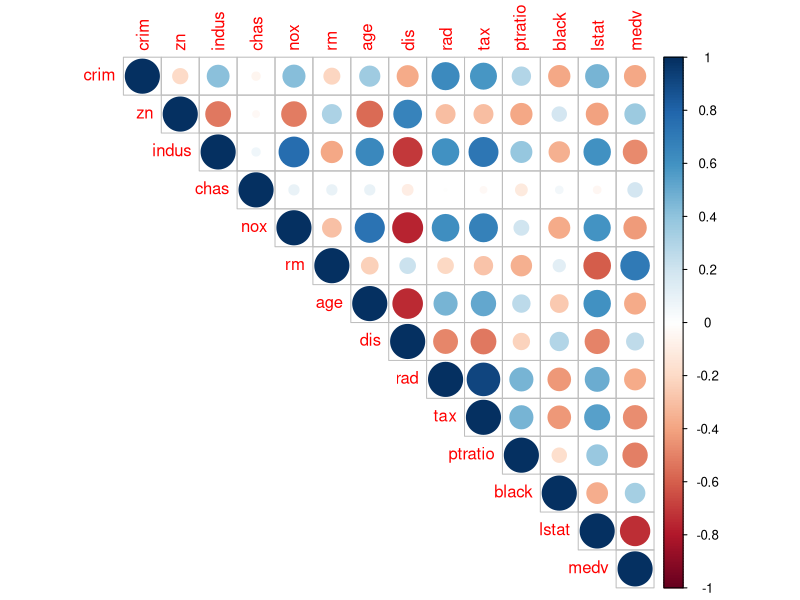
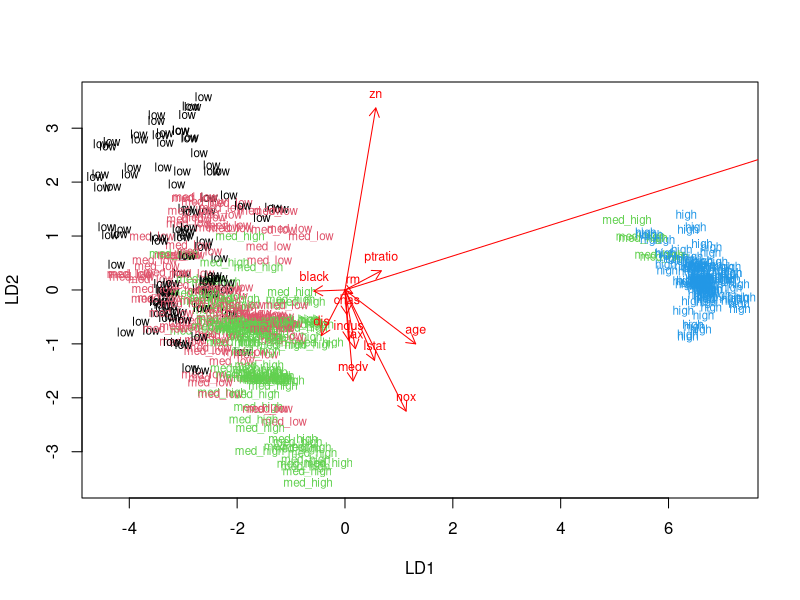
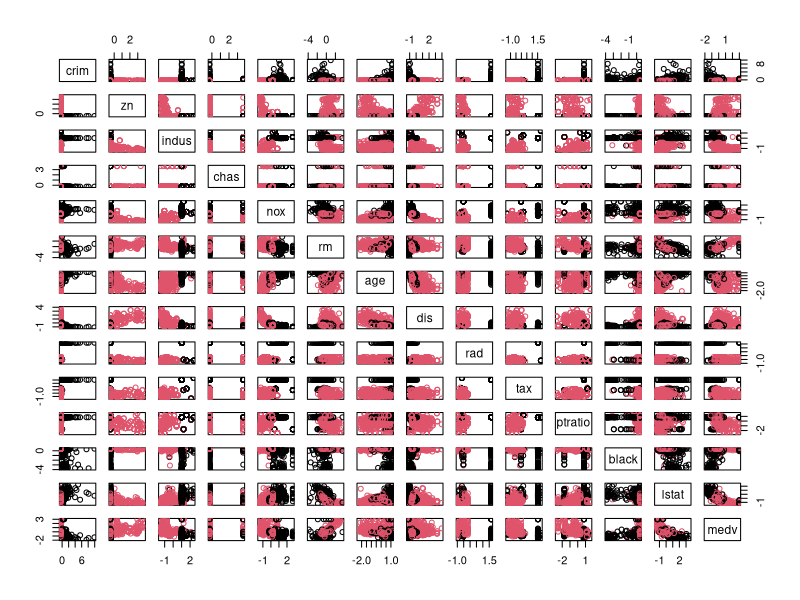
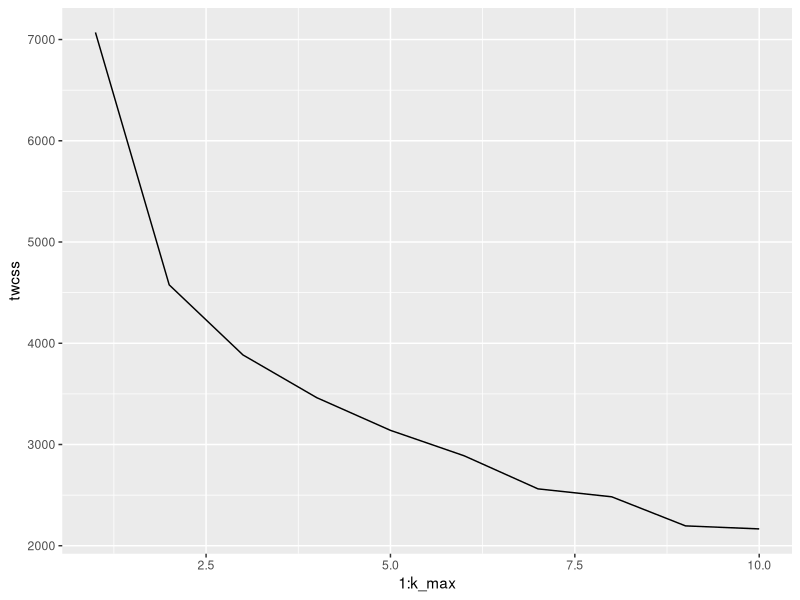
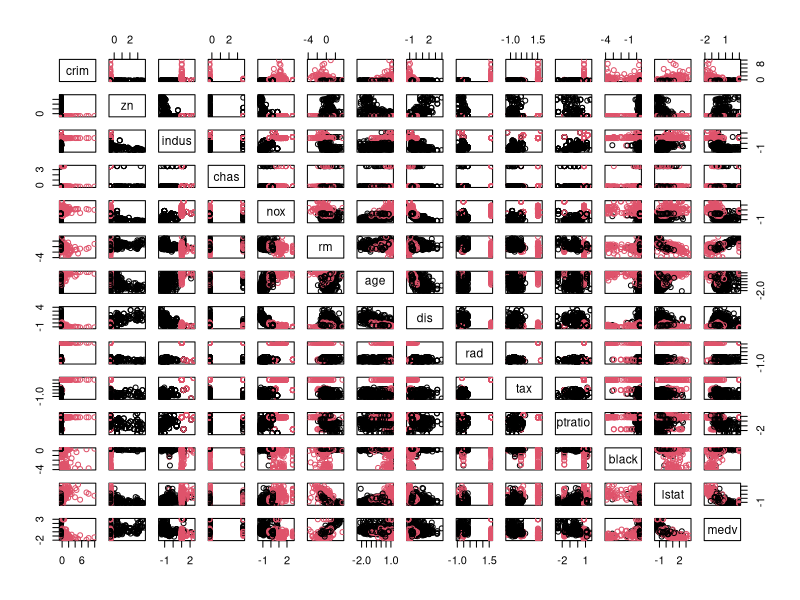

The R source for these figures, in order:
## ---- chunk 1
# Loading the Boston dataset from the Mass package.
library(MASS)
library(ggplot2)
data("Boston")

summary(Boston)
str(Boston)

#This dataset has 506 observations and  14 variables. It contains information about Housing Values in the suburbs of Boston. 
#The dataframe  consists of the following columns: per capita crime rate by town (crim), proportion of residential land zoned for lots over 25,000 sq.ft (zn), proportion of non-retail business acres per town (indus), Charles River dummy variable (chas), nitrogen oxides concentration (nox), average number of rooms per dwelling (rm) proportion of owner-occupied units built prior to 1940 (age), weighted mean of distances to five Boston employment centres (dis), index of accessibility to radial highways (rad), full-value property-tax rate per $10,000 (tax), pupil-teacher ratio by town(ptratio), the proportion of blacks by town (black), lower status of the population % (lstat), median value of owner-occpupied homes in  $1000s  (medv).


#Visualization
library(MASS)
library(tidyr)
library(corrplot)
library(ggplot2)


# calculate the correlation matrix
cor_matrix <- cor(Boston) 

#round the matrix
cor_matrix2 <- round(cor_matrix,digits=2)

#plot matrix
corrplot(cor_matrix2, method="circle", type = 'upper')

# From this correlation matrix we can see e.g.  that the crime rate correlates quite strongly positively with rad, tax and even lstat. So accessibility to radial highways and the lower status of the population increase the crime rate, but so does the full-value property-tax rate. Variable Dis  has strong negative correlation with age, nox and indus instead. => So the weighted mean distance to the employment centers correlates negatively with the amount of pollution, porpotion of non-retail business acres and porpotion of units built before 1940. So further away from employment centers there is less pollution but also less business acres and so on.


## ---- chunk 2

library(MASS)
data("Boston")

#  "Scaling is a technique for comparing data that isn’t measured in the same way. It is normalization of the dataset. In the scaling we subtract the column means from the corresponding columns and divide the difference with standard deviation. When working with vectors or columns in a data frame, scaling is frequently employed." Source: https://www.r-bloggers.com/2021/12/how-to-use-the-scale-function-in-r/

# center and standardize variables
boston_scaled1 <- scale(Boston)

# summaries of the scaled variables
summary(boston_scaled1)

# class of the boston_scaled object
class(boston_scaled1)

# change the object to data frame and view data
boston_scaled <- as.data.frame(boston_scaled1)
View(boston_scaled)


#boston_scaled$crim <- as.numeric(boston_scaled$crim)

# summary of the scaled crime rate
summary(boston_scaled$crim)

# create a quantile vector of crim and print it
bins <- quantile(boston_scaled$crim)
bins

# create a categorical variable 'crime'
quantile_names <- c("low", "med_low", "med_high", "high") 

crime <- cut(boston_scaled$crim, breaks = bins, label = quantile_names, include.lowest = TRUE)

# look at the table of the new factor crime
table(crime)

# remove original crim from the dataset
boston_scaled <- dplyr::select(boston_scaled, -crim)

# add the new categorical value to scaled data
boston_scaled <- data.frame(boston_scaled, crime)


#CREATING A TRAIN AND A TEST SET
# number of rows in the Boston dataset 
n <- nrow(boston_scaled)

# choose randomly 80% of the rows
ind <- sample(n,  size = n * 0.8)

# create train set
train <- boston_scaled[ind,]

# create test set 
test <- boston_scaled[-ind,]

# save the correct classes from test data
correct_classes <- test$crime

# remove the crime variable from test data
test <- dplyr::select(test, -crime)
## ---- chunk 3
#Fitting the linear discriminant analysis on the train set and representing the results in the LDA (bi)plot
library(MASS)

# linear discriminant analysis
lda.fit = lda(crime ~ ., data=train)

# the function for lda biplot arrows
lda.arrows <- function(x, myscale = 1, arrow_heads = 0.1, color = "red", tex = 0.75, choices = c(1,2)){
  heads <- coef(x)
  arrows(x0 = 0, y0 = 0, 
         x1 = myscale * heads[,choices[1]], 
         y1 = myscale * heads[,choices[2]], col=color, length = arrow_heads)
  text(myscale * heads[,choices], labels = row.names(heads), 
       cex = tex, col=color, pos=3)
}

# target classes as numeric
classes <- as.numeric(train$crime)

# plot the lda results
plot(lda.fit, dimen = 2, col=classes, pch='classes') 

lda.arrows(lda.fit, myscale = 4)

## ---- chunk 4
lda.fit = lda(crime ~ ., data=train)

# predict classes with test data (lda.pred was created with train data, now we want to see whether our model can predict the results for test data) 
lda.pred <- predict(lda.fit, newdata = test)

# cross tabulate the result
table(correct = correct_classes, predicted = lda.pred$class)

# So our model can predict  who belong to the  high-crime class very well (no false negatives, but one high was classified as med-high). The other classes instead have much more variation/the model is not performing as well in predicting them. 

## ---- chunk 5
#Reloading the Boston dataset and standardizing it
library(MASS)
library(ggplot2)
data("Boston")
#"K-means might produce different results every time, because it randomly assigns the initial cluster centers. The function `set.seed()` can be used to deal with that."
set.seed(123)
boston_scaled <- as.data.frame(scale(Boston))

#Calculating the distances with euclidean distance matrix and manhattan distance matrix: 

# euclidean distance matrix and printing the summary
dist_eu <- dist(boston_scaled)
summary(dist_eu)

# manhattan distance matrix and pringing the summary
dist_man <- dist(boston_scaled, method = "manhattan")
summary(dist_man)

#Running K-means algorithm on the dataset
km <- kmeans(boston_scaled, centers = 2)
km

# plot the Boston dataset with clusters
pairs(boston_scaled, col = km$cluster)



#Determining the number of clusters
k_max <- 10

# calculate the total within sum of squares
twcss <- sapply(1:k_max, function(k){kmeans(boston_scaled, k)$tot.withinss})

# visualize the results
qplot(x = 1:k_max, y = twcss, geom = 'line')

# k-means clustering, centers=2 (number of clusters), because in the optimum number of cluster is the value of total WCSS changes radically (about 2 in the plot).
km <- kmeans(boston_scaled, centers = 2)
km


# plotting the dataset with clusters
pairs(boston_scaled, col = km$cluster)

